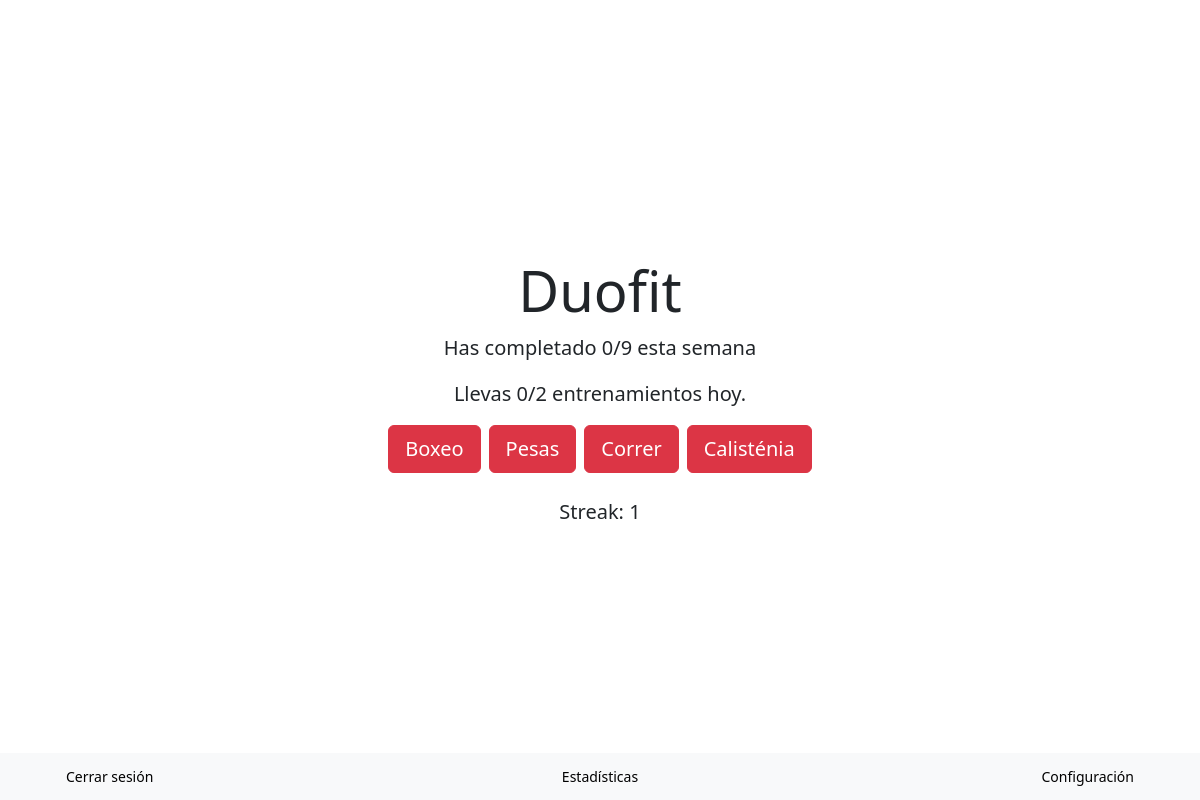
The app's page / (signed in), older data.
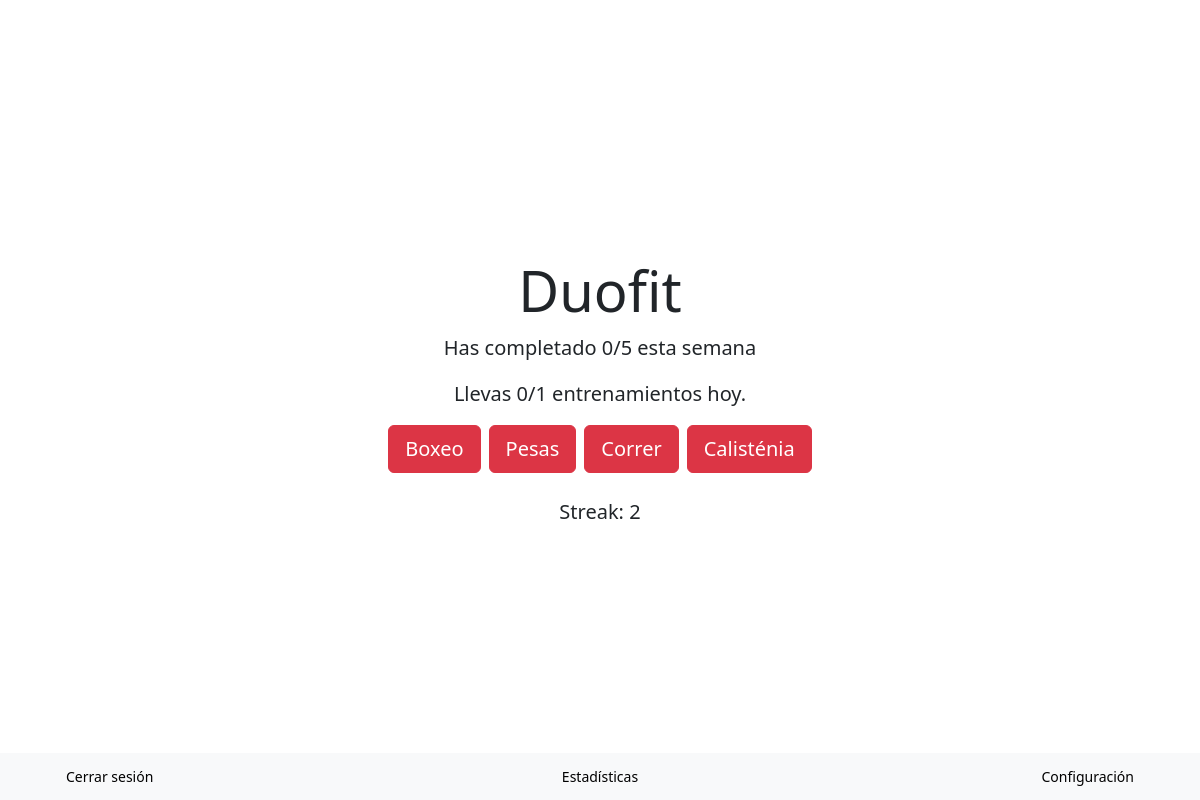
The same page, newer data.
### duofitapp/models.py (models this page shows, shortened)
class ExerciceConfig(models.Model):
    id_user = models.ForeignKey(User, on_delete=models.CASCADE)
    monday_goal = models.IntegerField()
    tuesday_goal = models.IntegerField()
    wednesday_goal = models.IntegerField()
    thursday_goal = models.IntegerField()
    friday_goal = models.IntegerField()
    saturday_goal = models.IntegerField()
    sunday_goal = models.IntegerField()
    weekly_goal = models.IntegerField()
    streak = models.IntegerField(default=0)
    last_training_date = models.DateTimeField(null=True, blank=True)
    categories = models.CharField(max_length=255, blank=True)
    def get_categories(self):
        return [category.strip() for category in self.categories.split(',') if category]
    def get_today_goal(self):
        today = datetime.now().date()
        day_of_week = today.weekday()
        day_of_week_str = today.strftime('%A').lower()
        today_goal = getattr(self, f"{day_of_week_str}_goal", 0)
        return (today_goal)
    def get_today_completed_trainings(self):
        today = timezone.now().date()
        return ExerciceLog.objects.filter(user=self.id_user, date=today).count()
    def get_weekly_trainings(self):
        start_of_week = timezone.now().date() - timezone.timedelta(days=timezone.now().weekday())
        end_of_week = start_of_week + timezone.timedelta(days=6)
        return ExerciceLog.objects.filter(
            user=self.id_user,
            date__range=[start_of_week, end_of_week]
        ).count()

### duofitapp/views.py (the view)
# urls.py: path('', index, name='index'),
def index(request):
    if not request.user.is_authenticated:
        return redirect('login')
    user_id = request.user.id
    exercice_config = ExerciceConfig.objects.filter(id_user=user_id).first()
    if not exercice_config:
        return redirect('settings')
    refresh_streak(user_id)
    return render(request, 'index.html', {
        'exercice_config': exercice_config,
        'today_completed_trainings': exercice_config.get_today_completed_trainings(),
        'today_goal': exercice_config.get_today_goal(),
        'weekly_completed_trainings': exercice_config.get_weekly_trainings(),
    })

### duofitapp/views.py (called while the page is built)
def refresh_streak(user_id):
    exercice_config = ExerciceConfig.objects.get(id_user=user_id)
    today_goal = exercice_config.get_today_goal()
    today_completed_trainings = exercice_config.get_today_completed_trainings()
    if today_goal <= 0 and exercice_config.streak >= 1:
        if today_completed_trainings == 0:
            exercice_config.streak += 1
            exercice_config.last_training_date = timezone.now()
            exercice_config.save()

### duofitapp/templates/index.html (shortened to what this page needs)
{% load static %}
<!DOCTYPE html>
<html lang="en">
<head>
    <link rel="stylesheet" href="{% static 'index_styles.css' %}">
    <link rel="stylesheet" href="https://stackpath.bootstrapcdn.com/bootstrap/4.3.1/css/bootstrap.min.css">
</head>
<body class="d-flex align-items-center justify-content-center vh-100 text-center">
    <div class="container">
        <h2 class="display-4">Duofit</h2>
        <p class="lead">Has completado {{ weekly_completed_trainings }}/{{ exercice_config.weekly_goal }} esta semana</p>
        <p class="lead">Llevas {{ today_completed_trainings }}/{{ today_goal }} entrenamientos hoy.</p>
        <form id="logTrainingForm" method="post" action="{% url 'log_training' %}" class="mb-4">
            <div class="btn-group">
                {% for category in exercice_config.get_categories %}
                    <button type="button" class="btn btn-danger btn-lg rounded mx-1 d-none d-md-block" onclick="submitForm('{{ category }}')">{{ category }}</button>
                {% endfor %}
            </div>
        </form>
        <p class="lead">Streak: {{ exercice_config.streak }}</p>
    </div>
    {% include 'navbar_bottom.html' %}
</body>
</html>

### duofitapp/templates/navbar_bottom.html (shortened to what this page needs)
{% load static %}
<head>
    <link rel="stylesheet" href="https://cdnjs.cloudflare.com/ajax/libs/bootstrap/5.3.0/css/bootstrap.min.css">
</head>
<body>
    <nav class="navbar fixed-bottom navbar-light bg-light">
        <div class="container">
            <div class="col-4 text-left">
                <a class="btn btn-link btn-sm custom-link" id="logoutButton" href="{% url 'logout' %}">
                    Cerrar sesión
                </a>
            </div>
            <div class="col-4 text-center">
                <a class="btn btn-link btn-sm custom-link" href="{% url 'statistics' %}">
                    Estadísticas
                </a>
            </div>
            <div class="col-4 text-right">
                <a href="{% url 'editconfig' %}" class="btn btn-link btn-sm custom-link">
                    Configuración
                </a>
            </div>
        </div>
    </nav>
</body>

### duofitapp/templates/navbar_bottom.html (style rules this page uses)
.custom-link { color: black; text-decoration: none; }

Row changes from the older to the newer data that the page shows:
changed ExerciceConfig: weekly_goal "9" → "5"; streak "1" → "2"
Text that changed along with them:
{{ today_goal }}: "2" → "1"
